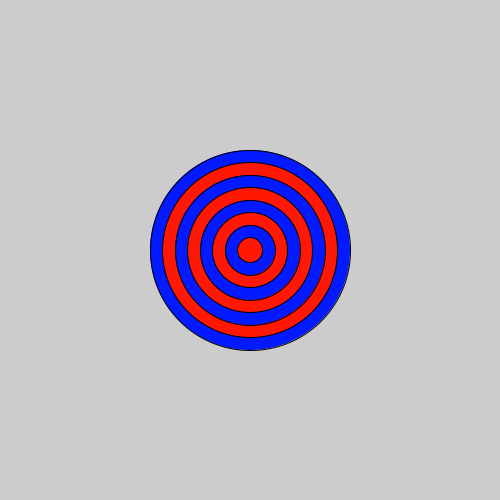
Frame 1 (no input)
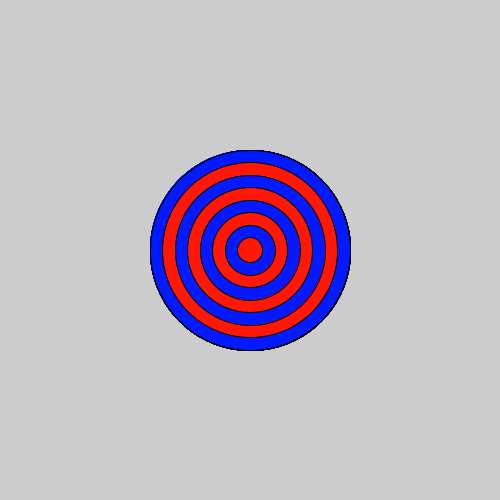
Frame 60 (the mouse pressed at the canvas centre just before this capture)
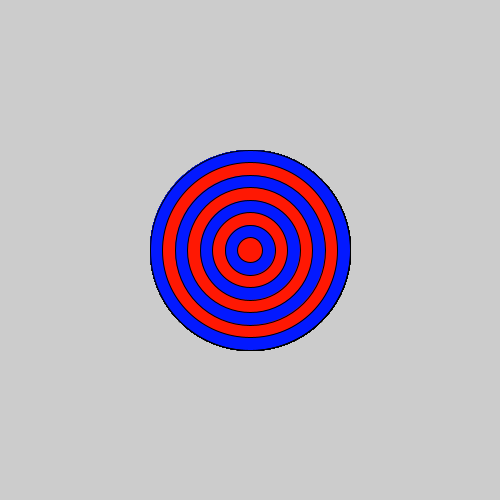
Frame 120 (the mouse held since frame 60 and released just before this capture)

The Processing sketch that drew these frames (run headless with seeded random() and noise(); from frame 60 on, the mouse is pressed at the canvas centre):

// Processing sketch: bullseye
// ── bullseye.pde

void setup() {
 
  // set the size of your sketch
  size(500,500);
}

void draw() {
  
  //Starting with the largest ellipse, use a for loop to draw a bullseye with ellipses.
 for(int count = 8; count > 0; count -= 1){
  if(count % 2 == 0){
   fill(#0319FF); 
  }
  else{
    fill(#FF1803);
  }
   ellipse(250,250, count*25,count*25);
  
 }
   //Use an if statement and modulo to alternate the color of your rings.
  
  
}
